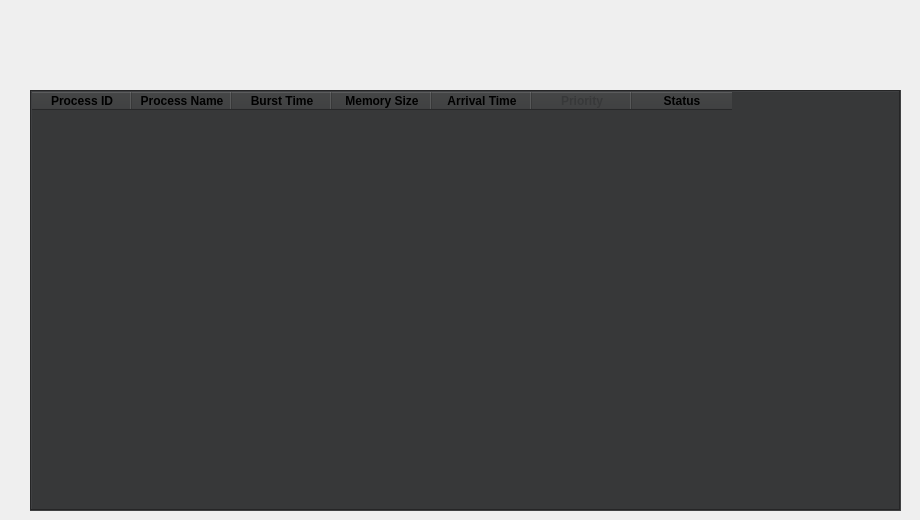
    <widget class="QWidget" name="tab_8">
     <attribute name="title">
      <string>Round Robin Scheduling</string>
     </attribute>
     <widget class="QTableWidget" name="tableWidget_7">
      <property name="geometry">
       <rect>
        <x>30</x>
        <y>90</y>
        <width>871</width>
        <height>421</height>
       </rect>
      </property>
      <property name="palette">
       <palette>
        <active>
         <colorrole role="WindowText">
          <brush brushstyle="SolidPattern">
           <color alpha="255">
            <red>255</red>
            <green>255</green>
            <blue>255</blue>
           </color>
          </brush>
         </colorrole>
         <colorrole role="Button">
          <brush brushstyle="SolidPattern">
           <color alpha="255">
            <red>55</red>
            <green>56</green>
            <blue>57</blue>
           </color>
          </brush>
         </colorrole>
         <colorrole role="Text">
          <brush brushstyle="SolidPattern">
           <color alpha="255">
            <red>255</red>
            <green>255</green>
            <blue>255</blue>
           </color>
          </brush>
         </colorrole>
         <colorrole role="ButtonText">
          <brush brushstyle="SolidPattern">
           <color alpha="255">
            <red>255</red>
            <green>255</green>
            <blue>255</blue>
           </color>
          </brush>
         </colorrole>
         <colorrole role="Base">
          <brush brushstyle="SolidPattern">
           <color alpha="255">
            <red>55</red>
            <green>56</green>
            <blue>57</blue>
           </color>
          </brush>
         </colorrole>
         <colorrole role="Window">
          <brush brushstyle="SolidPattern">
           <color alpha="255">
            <red>55</red>
            <green>56</green>
            <blue>57</blue>
           </color>
          </brush>
         </colorrole>
         <colorrole role="PlaceholderText">
          <brush brushstyle="NoBrush">
           <color alpha="128">
            <red>255</red>
            <green>255</green>
            <blue>255</blue>
           </color>
          </brush>
         </colorrole>
        </active>
        <inactive>
         <colorrole role="WindowText">
          <brush brushstyle="SolidPattern">
           <color alpha="255">
            <red>255</red>
            <green>255</green>
            <blue>255</blue>
           </color>
          </brush>
         </colorrole>
         <colorrole role="Button">
          <brush brushstyle="SolidPattern">
           <color alpha="255">
            <red>55</red>
            <green>56</green>
            <blue>57</blue>
           </color>
          </brush>
         </colorrole>
         <colorrole role="Text">
          <brush brushstyle="SolidPattern">
           <color alpha="255">
            <red>255</red>
            <green>255</green>
            <blue>255</blue>
           </color>
          </brush>
         </colorrole>
         <colorrole role="ButtonText">
          <brush brushstyle="SolidPattern">
           <color alpha="255">
            <red>255</red>
            <green>255</green>
            <blue>255</blue>
           </color>
          </brush>
         </colorrole>
         <colorrole role="Base">
          <brush brushstyle="SolidPattern">
           <color alpha="255">
            <red>55</red>
            <green>56</green>
            <blue>57</blue>
           </color>
          </brush>
         </colorrole>
         <colorrole role="Window">
          <brush brushstyle="SolidPattern">
           <color alpha="255">
            <red>55</red>
            <green>56</green>
            <blue>57</blue>
           </color>
          </brush>
         </colorrole>
         <colorrole role="PlaceholderText">
          <brush brushstyle="NoBrush">
           <color alpha="128">
            <red>255</red>
            <green>255</green>
            <blue>255</blue>
           </color>
          </brush>
         </colorrole>
        </inactive>
        <disabled>
         <colorrole role="WindowText">
          <brush brushstyle="SolidPattern">
           <color alpha="255">
            <red>255</red>
            <green>255</green>
            <blue>255</blue>
           </color>
          </brush>
         </colorrole>
         <colorrole role="Button">
          <brush brushstyle="SolidPattern">
           <color alpha="255">
            <red>55</red>
            <green>56</green>
            <blue>57</blue>
           </color>
          </brush>
         </colorrole>
         <colorrole role="Text">
          <brush brushstyle="SolidPattern">
           <color alpha="255">
            <red>255</red>
            <green>255</green>
            <blue>255</blue>
           </color>
          </brush>
         </colorrole>
         <colorrole role="ButtonText">
          <brush brushstyle="SolidPattern">
           <color alpha="255">
            <red>255</red>
            <green>255</green>
            <blue>255</blue>
           </color>
          </brush>
         </colorrole>
         <colorrole role="Base">
          <brush brushstyle="SolidPattern">
           <color alpha="255">
            <red>55</red>
            <green>56</green>
            <blue>57</blue>
           </color>
          </brush>
         </colorrole>
         <colorrole role="Window">
          <brush brushstyle="SolidPattern">
           <color alpha="255">
            <red>55</red>
            <green>56</green>
            <blue>57</blue>
           </color>
          </brush>
         </colorrole>
         <colorrole role="PlaceholderText">
          <brush brushstyle="NoBrush">
           <color alpha="128">
            <red>255</red>
            <green>255</green>
            <blue>255</blue>
           </color>
          </brush>
         </colorrole>
        </disabled>
       </palette>
      </property>
      <property name="styleSheet">
       <string notr="true">background-color: rgb(55, 56, 57); border-color: red;</string>
      </property>
      <property name="frameShape">
       <enum>QFrame::Box</enum>
      </property>
      <property name="sizeAdjustPolicy">
       <enum>QAbstractScrollArea::AdjustToContents</enum>
      </property>
      <attribute name="horizontalHeaderCascadingSectionResizes">
       <bool>false</bool>
      </attribute>
      <column>
       <property name="text">
        <string>Process ID</string>
       </property>
       <property name="font">
        <font>
         <weight>75</weight>
         <bold>true</bold>
        </font>
       </property>
       <property name="textAlignment">
        <set>AlignCenter</set>
       </property>
       <property name="foreground">
        <brush brushstyle="SolidPattern">
         <color alpha="255">
          <red>0</red>
          <green>0</green>
          <blue>0</blue>
         </color>
        </brush>
       </property>
      </column>
      <column>
       <property name="text">
        <string>Process Name</string>
       </property>
       <property name="font">
        <font>
         <weight>75</weight>
         <bold>true</bold>
        </font>
       </property>
       <property name="textAlignment">
        <set>AlignCenter</set>
       </property>
       <property name="foreground">
        <brush brushstyle="SolidPattern">
         <color alpha="255">
          <red>0</red>
          <green>0</green>
          <blue>0</blue>
         </color>
        </brush>
       </property>
      </column>
      <column>
       <property name="text">
        <string>Burst Time</string>
       </property>
       <property name="font">
        <font>
         <weight>75</weight>
         <bold>true</bold>
        </font>
       </property>
       <property name="textAlignment">
        <set>AlignCenter</set>
       </property>
       <property name="foreground">
        <brush brushstyle="SolidPattern">
         <color alpha="255">
          <red>0</red>
          <green>0</green>
          <blue>0</blue>
         </color>
        </brush>
       </property>
      </column>
      <column>
       <property name="text">
        <string>Memory Size</string>
       </property>
       <property name="font">
        <font>
         <weight>75</weight>
         <bold>true</bold>
        </font>
       </property>
       <property name="textAlignment">
        <set>AlignCenter</set>
       </property>
       <property name="foreground">
        <brush brushstyle="SolidPattern">
         <color alpha="255">
          <red>0</red>
          <green>0</green>
          <blue>0</blue>
         </color>
        </brush>
       </property>
      </column>
      <column>
       <property name="text">
        <string>Arrival Time</string>
       </property>
       <property name="font">
        <font>
         <weight>75</weight>
         <bold>true</bold>
        </font>
       </property>
       <property name="textAlignment">
        <set>AlignCenter</set>
       </property>
       <property name="foreground">
        <brush brushstyle="SolidPattern">
         <color alpha="255">
          <red>0</red>
          <green>0</green>
          <blue>0</blue>
         </color>
        </brush>
       </property>
      </column>
      <column>
       <property name="text">
        <string>Priority</string>
       </property>
       <property name="font">
        <font>
         <weight>75</weight>
         <bold>true</bold>
        </font>
       </property>
       <property name="textAlignment">
        <set>AlignCenter</set>
       </property>
       <property name="background">
        <color alpha="254">
         <red>255</red>
         <green>255</green>
         <blue>255</blue>
        </color>
       </property>
       <property name="foreground">
        <brush brushstyle="SolidPattern">
         <color alpha="255">
          <red>55</red>
          <green>56</green>
          <blue>57</blue>
         </color>
        </brush>
       </property>
      </column>
      <column>
       <property name="text">
        <string>Status</string>
       </property>
       <property name="font">
        <font>
         <weight>75</weight>
         <bold>true</bold>
        </font>
       </property>
       <property name="textAlignment">
        <set>AlignCenter</set>
       </property>
       <property name="foreground">
        <brush brushstyle="SolidPattern">
         <color alpha="255">
          <red>0</red>
          <green>0</green>
          <blue>0</blue>
         </color>
        </brush>
       </property>
      </column>
     </widget>
     <widget class="QPushButton" name="pushButton_stop_RR">
      <property name="geometry">
       <rect>
        <x>840</x>
        <y>20</y>
        <width>71</width>
        <height>51</height>
       </rect>
      </property>
      <property name="toolTip">
       <string>&lt;html&gt;&lt;head/&gt;&lt;body&gt;&lt;p&gt;&lt;span style=&quot; font-weight:600;&quot;&gt;Run&lt;/span&gt;&lt;/p&gt;&lt;/body&gt;&lt;/html&gt;</string>
      </property>
      <property name="styleSheet">
       <string notr="true">color: white;
border-radius: 20px;</string>
      </property>
      <property name="text">
       <string/>
      </property>
      <property name="icon">
       <iconset>
        <normaloff>venv/stop.png</normaloff>venv/stop.png</iconset>
      </property>
      <property name="iconSize">
       <size>
        <width>90</width>
        <height>90</height>
       </size>
      </property>
     </widget>
     <widget class="QPushButton" name="pushButton_13">
      <property name="geometry">
       <rect>
        <x>770</x>
        <y>20</y>
        <width>71</width>
        <height>51</height>
       </rect>
      </property>
      <property name="toolTip">
       <string>&lt;html&gt;&lt;head/&gt;&lt;body&gt;&lt;p&gt;&lt;span style=&quot; font-weight:600;&quot;&gt;Run&lt;/span&gt;&lt;/p&gt;&lt;/body&gt;&lt;/html&gt;</string>
      </property>
      <property name="styleSheet">
       <string notr="true">color: white;
border-radius: 20px;</string>
      </property>
      <property name="text">
       <string/>
      </property>
      <property name="icon">
       <iconset>
        <normaloff>venv/play.png</normaloff>venv/play.png</iconset>
      </property>
      <property name="iconSize">
       <size>
        <width>90</width>
        <height>90</height>
       </size>
      </property>
     </widget>
    </widget>
